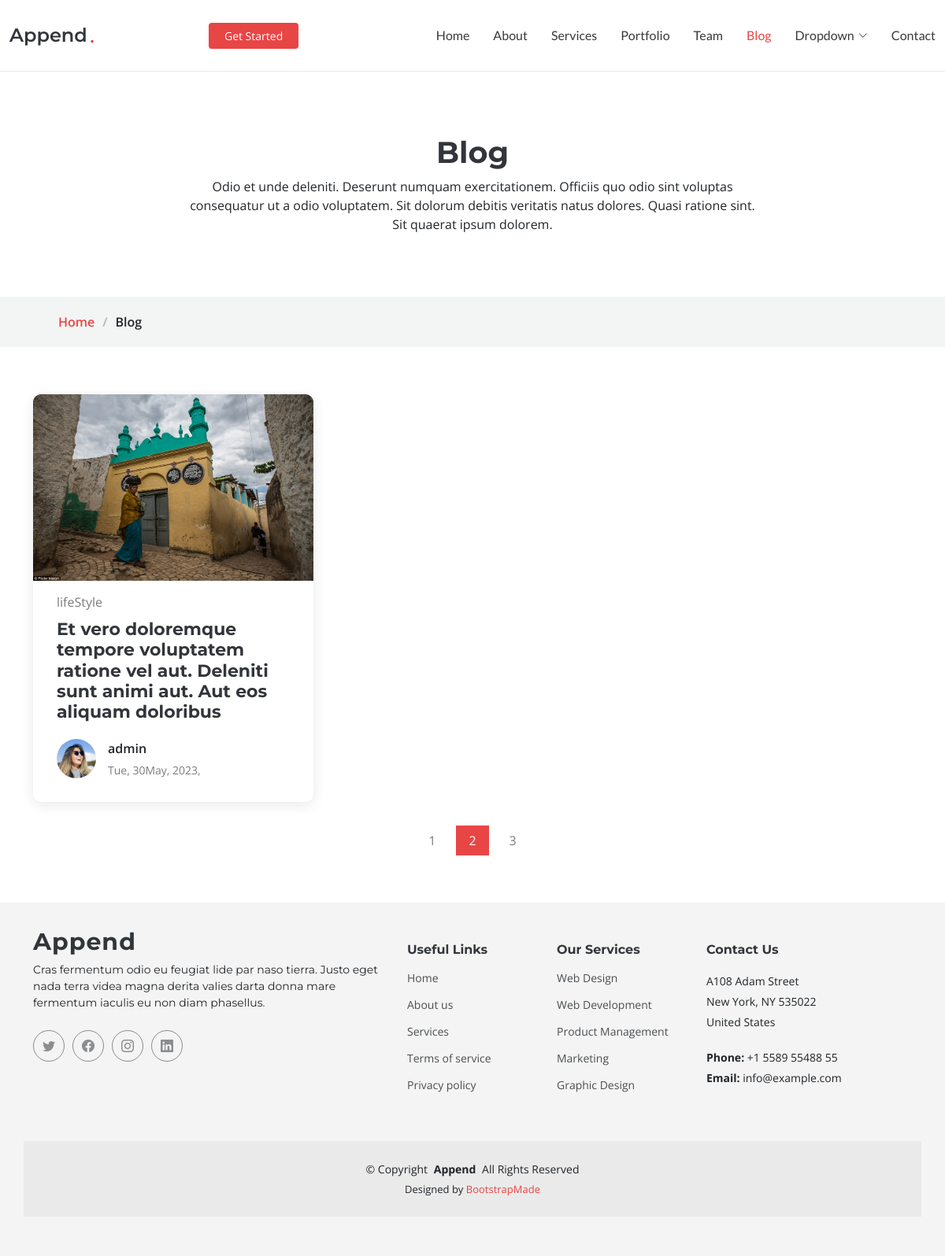
Page /category_post/lifeStyle/ on the committed database.
### news/models.py (models this page shows, shortened)
class Post(models.Model):
   title = models.CharField(max_length=200)
   description = tinymce_models.HTMLField()
   image  = models.ImageField()
   author = models.ForeignKey(User, on_delete=models.CASCADE)
   category = models.ForeignKey("Category",  on_delete=models.SET_NULL, null=True)
   date = models.DateTimeField(auto_now=True,)

class Category(models.Model):
   name = models.CharField(max_length=200)

### news/views.py (the view)
# urls.py: path('category_post/<str:category_name>/', category_post, name='category_post_url'),
def category_post(request, category_name:str):
   post = Post.objects.filter(category__name = category_name)
   return render(request, 'index.html',{'post':post})

### news/templates/index.html (shortened to what this page needs)
{% load static %}
<!DOCTYPE html>
<html lang="en">
{% include 'head.html' %}
<body class="blog-page">
  {% include  'header.html' %}
  <main id="main">
    <div data-aos="fade" class="page-title">
      <div class="heading">
        <div class="container">
          <div class="row d-flex justify-content-center text-center">
            <div class="col-lg-8">
              <h1>Blog</h1>
              <p class="mb-0">Odio et unde deleniti. Deserunt numquam exercitationem. Officiis quo odio sint voluptas consequatur ut a odio voluptatem. Sit dolorum debitis veritatis natus dolores. Quasi ratione sint. Sit quaerat ipsum dolorem.</p>
            </div>
          </div>
        </div>
      </div>
      <nav class="breadcrumbs">
        <div class="container">
          <ol>
            <li><a href="index.html">Home</a></li>
            <li>Blog</li>
          </ol>
        </div>
      </nav>
    </div>
    <section id="blog" class="blog">
      <div class="container" data-aos="fade-up" data-aos-delay="100">
        <div class="row gy-4 posts-list">
      {% for sinlge_post in post %}
          <div class="col-xl-4 col-lg-6">
            <article>
              <div class="post-img">
                <img src="{{sinlge_post.image.url}}" alt="" class="img-fluid">
              </div>
              <p class="post-category">{{sinlge_post.category.name}}</p>
              <h2 class="title">
                <a href="{% url 'post_detail_url' sinlge_post.title   %}">{{sinlge_post.title}}</a>
              </h2>
              <div class="d-flex align-items-center">
                <img src="{% static 'assets/img/blog/blog-author.jpg' %}" alt="" class="img-fluid post-author-img flex-shrink-0">
                <div class="post-meta">
                  <p class="post-author">{{sinlge_post.author.username}}</p>
                  <p class="post-date">
                    <time datetime="2022-01-01">{{sinlge_post.date|date:"D, dM, Y,"}}</time>
                  </p>
                </div>
              </div>
            </article>
          </div>
          {% empty %}
    <li>Sorry, no posts  in this list.</li>
      {% endfor %}
        </div>
        <div class="pagination d-flex justify-content-center">
          <ul>
            <li><a href="#">1</a></li>
            <li class="active"><a href="#">2</a></li>
            <li><a href="#">3</a></li>
          </ul>
        </div>
      </div>
    </section>
  </main>
  <footer id="footer" class="footer">
    <div class="container footer-top">
      <div class="row gy-4">
        <div class="col-lg-5 col-md-12 footer-about">
          <a href="index.html" class="logo d-flex align-items-center">
            <span>Append</span>
          </a>
          <p>Cras fermentum odio eu feugiat lide par naso tierra. Justo eget nada terra videa magna derita valies darta donna mare fermentum iaculis eu non diam phasellus.</p>
          <div class="social-links d-flex mt-4">
            <a href=""><i class="bi bi-twitter"></i></a>
            <a href=""><i class="bi bi-facebook"></i></a>
            <a href=""><i class="bi bi-instagram"></i></a>
            <a href=""><i class="bi bi-linkedin"></i></a>
          </div>
        </div>
        <div class="col-lg-2 col-6 footer-links">
          <h4>Useful Links</h4>
          <ul>
            <li><a href="#">Home</a></li>
            <li><a href="#">About us</a></li>
            <li><a href="#">Services</a></li>
            <li><a href="#">Terms of service</a></li>
            <li><a href="#">Privacy policy</a></li>
          </ul>
        </div>
        <div class="col-lg-2 col-6 footer-links">
          <h4>Our Services</h4>
          <ul>
            <li><a href="#">Web Design</a></li>
            <li><a href="#">Web Development</a></li>
            <li><a href="#">Product Management</a></li>
            <li><a href="#">Marketing</a></li>
            <li><a href="#">Graphic Design</a></li>
          </ul>
        </div>
        <div class="col-lg-3 col-md-12 footer-contact text-center text-md-start">
          <h4>Contact Us</h4>
          <p>A108 Adam Street</p>
          <p>New York, NY 535022</p>
          <p>United States</p>
          <p class="mt-4"><strong>Phone:</strong> <span>+1 5589 55488 55</span></p>
          <p><strong>Email:</strong> <span>info@example.com</span></p>
        </div>
      </div>
    </div>
    <div class="container copyright text-center mt-4">
      <p>&copy; <span>Copyright</span> <strong class="px-1">Append</strong> <span>All Rights Reserved</span></p>
      <div class="credits">
        Designed by <a href="https://bootstrapmade.com/">BootstrapMade</a>
      </div>
    </div>
  </footer>
</body>
</html>

### rows in the picture
Post: image (picture), category.name "lifeStyle", title "Et vero doloremque tempore voluptatem ratione vel aut. Deleniti sunt animi aut. Aut eos aliquam doloribus", author.username "admin", date "Tue, 30May, 2023,"
